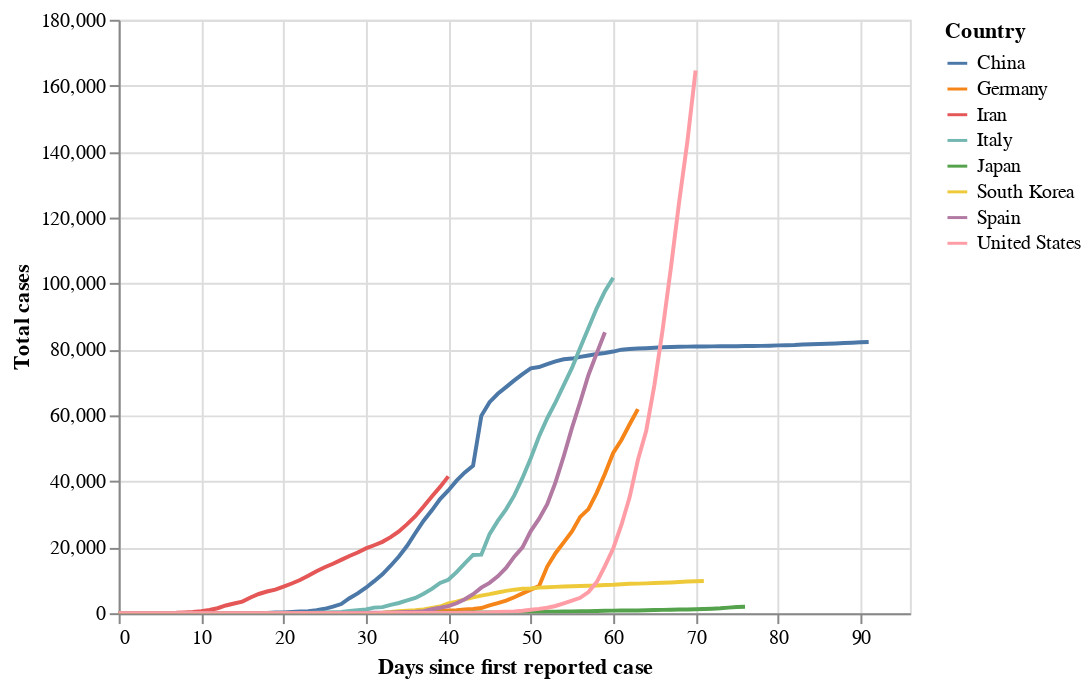

The cell this chart's notebook holds for it:
### Code cell
plot('Total cases', xvar='Days since first reported case')

### Figure 1 — Vega-Lite specification as saved in the notebook (floating-point values rounded to 4 significant figures; data arrays with more than 128 entries replaced by an {"elided": "..."} marker saying what was removed)
{"config": {"view": {"continuousWidth": 400, "continuousHeight": 300}}, "data": {"name": "data-ebc559bcc1a0bddc8aa00caf86abff35"}, "mark": "line", "encoding": {"color": {"type": "nominal", "field": "Country"}, "opacity": {"condition": {"value": 1, "selection": "selector003"}, "value": 0.2}, "tooltip": [{"type": "nominal", "field": "Country"}, {"type": "quantitative", "field": "Days since first reported case"}, {"type": "quantitative", "field": "Total cases"}], "x": {"type": "quantitative", "field": "Days since first reported case", "scale": {"domain": [0, 96]}}, "y": {"type": "quantitative", "field": "Total cases"}}, "selection": {"selector003": {"type": "multi", "fields": ["Country"], "bind": "legend"}, "selector004": {"type": "interval", "bind": "scales", "encodings": ["x", "y"]}}, "$schema": "https://vega.github.io/schema/vega-lite/v4.0.2.json", "datasets": {"data-ebc559bcc1a0bddc8aa00caf86abff35": {"elided": "736 records"}}}
